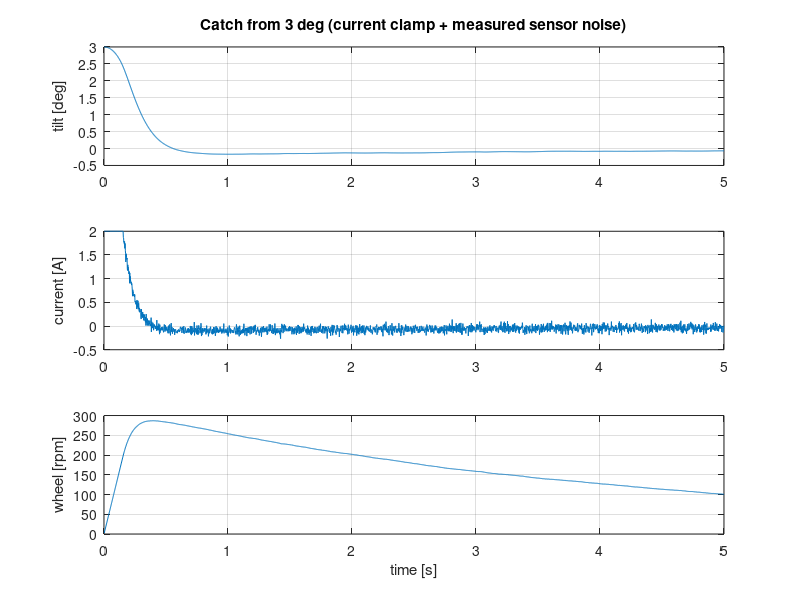

Write the MATLAB code that produced this figure.
% lqr_edge.m  LQR gains for 1D edge balancing of the reaction-wheel cube (one motor).
% Base MATLAB only (no toolboxes). Fill in the parameters, run, and paste the three #define lines
% it prints into balance_config.h.
%
% Model (cube pivoting on its edge, wheel speed measured relative to the cube, i.e. motor speed):
%   I0 * theta_dd = m*g*l*sin(theta) - Km*i
%   Iw * (omega_d + theta_dd) = Km*i
% States x = [theta; theta_dot; omega] in rad, rad/s, rad/s.  Input u = motor current i [A].
% theta = 0 at the balance point; positive current pushes the body towards negative theta
% (the 'p' sign test on the cube sets TILT_SIGN so the firmware matches this).

% ===================== PARAMETERS: replace with your cube's values =====================
m   = 1.20;            % total mass of the cube incl. wheel, motor, boards [kg]       (weigh it)
a   = 0.15;            % cube side length [m]                                         (measure)
l   = a / sqrt(2);     % balancing edge -> centre of mass [m]. Use CAD if the CoM isn't central.
I0  = 2/3 * m * a^2;   % inertia of the whole cube about the balancing edge [kg m^2]
                       %   (uniform-cube estimate; use the CAD mass properties if you have them)
Iw  = 5.934469e-4;     % wheel + motor rotor inertia about the motor axis [kg m^2]
                       %   (CAD, or ESCON Studio auto-tuning with the wheel fitted: "Mass Moment of
                       %    Inertia" in g*cm^2 -> multiply by 1e-7)
Km  = 0.0396;          % motor torque constant [Nm/A] (your ESCON tuning: 39.6 mNm/A)
% ===================== DESIGN CHOICES =====================
Ts   = 1/500;          % control period [s] (LOOP_HZ)
Imax = 2.0;            % current clamp [A] (I_MAX_BAL)
% Bryson's rule: roughly "how big may each state get before it matters"
th_max  = 2   * pi/180;      % 2 deg
thd_max = 20  * pi/180;      % 20 deg/s
w_max   = 2000 * 2*pi/60;    % 2000 rpm
i_max   = 1.0;               % 1 A
% ===========================================================================================

g = 9.81;
M = m * g * l;
A = [0 1 0;  M/I0 0 0;  -M/I0 0 0];
B = [0; -Km/I0; Km*(1/Iw + 1/I0)];

% Zero-order-hold discretisation without the Control System Toolbox
E  = expm([A B; zeros(1, 4)] * Ts);
Ad = E(1:3, 1:3);
Bd = E(1:3, 4);

% Discrete LQR by Riccati iteration (same result as dlqr)
Q = diag([1/th_max^2, 1/thd_max^2, 1/w_max^2]);
R = 1/i_max^2;
P = Q;
for k = 1:50000
    K = (R + Bd' * P * Bd) \ (Bd' * P * Ad);
    Pn = Q + Ad' * P * (Ad - Bd * K);
    if max(abs(Pn(:) - P(:))) < 1e-9 * max(abs(P(:))), P = Pn; break; end
    P = Pn;
end
K = (R + Bd' * P * Bd) \ (Bd' * P * Ad);
poles = eig(Ad - Bd * K);

fprintf('\nOpen loop: falls with time constant %.3f s (unstable pole %.1f rad/s)\n', sqrt(I0/M), sqrt(M/I0));
fprintf('Closed-loop pole magnitudes: %s (all must be < 1)\n', mat2str(abs(poles'), 5));
fprintf('\nPaste into balance_config.h:\n');
fprintf('#define K_TH              (%.5ff)     // A per rad\n', K(1));
fprintf('#define K_RATE            (%.5ff)     // A per (rad/s)\n', K(2));
fprintf('#define K_WHEEL           (%.7ff)     // A per (rad/s) of wheel speed\n', K(3));
fprintf('(= %.3f A per degree of tilt, %.4f A per deg/s)\n', K(1)*pi/180, K(2)*pi/180);

% ---------------- nonlinear simulation: catch at 3 deg, with clamp and sensor noise ----------------
T = 5; N = round(T/Ts);
x = [3*pi/180; 0; 0];
X = zeros(3, N); U = zeros(1, N);
rng(1);
for k = 1:N
    meas = x + [0.02*pi/180*randn; 0.3*pi/180*randn; 20*2*pi/60*randn];  % your measured noise levels
    u = -K * meas;
    u = max(-Imax, min(Imax, u));
    tau = Km * u;
    thdd = (M * sin(x(1)) - tau) / I0;
    wd = tau / Iw - thdd;
    x = x + Ts * [x(2); thdd; wd];
    X(:, k) = x; U(k) = u;
end
t = (1:N) * Ts;
fprintf('\nSimulation from 3 deg: final tilt %.3f deg, peak current %.2f A, peak wheel %.0f rpm\n', ...
        X(1, end)*180/pi, max(abs(U)), max(abs(X(3, :)))*60/(2*pi));

figure('Name', 'Edge balance LQR simulation');
subplot(3, 1, 1); plot(t, X(1, :)*180/pi); grid on; ylabel('tilt [deg]');
title('Catch from 3 deg (current clamp + measured sensor noise)');
subplot(3, 1, 2); plot(t, U); grid on; ylabel('current [A]');
subplot(3, 1, 3); plot(t, X(3, :)*60/(2*pi)); grid on; ylabel('wheel [rpm]'); xlabel('time [s]');
